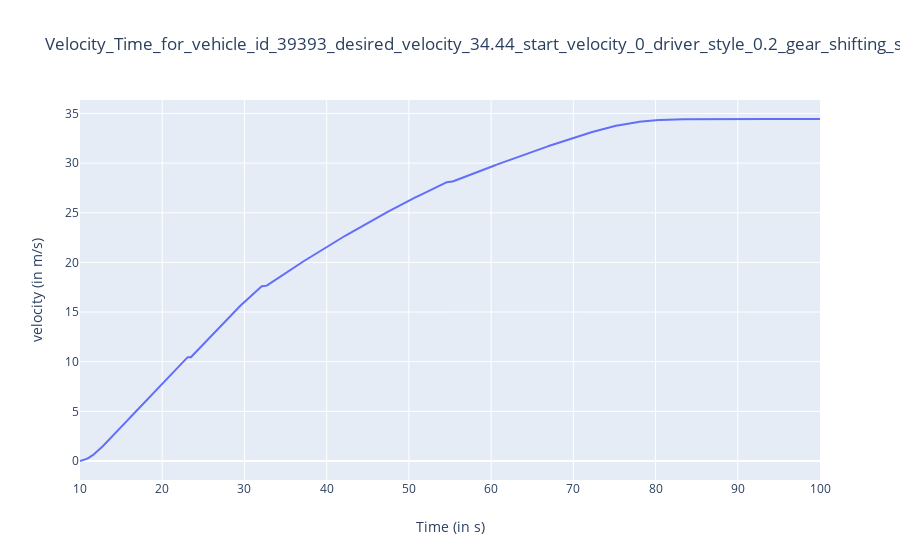

Notebook code for this chart:
### Markdown cell above
# Compute and plot velocity versus time graph

### Code cell
outputs = sol['outputs'] # outputs of the dispatcher
layout = go.Layout(title=f"Velocity_Time_for_vehicle_id_{vehicle_id}_desired_velocity_{np.round(desired_velocity, 2)}_start_velocity_{np.round(starting_velocity, 2)}_driver_style_{driver_style}_gear_shifting_style_{gear_shifting_style}",
                xaxis=dict(title='Time (in s)'),
                yaxis=dict(title='velocity (in m/s)'))
data = [dict(x=outputs['times'], y=outputs['velocities'])] # select the desired outputs
fig = go.Figure(data=data, layout=layout)
iplot(fig)

### Figure 1 — Plotly figure (JSON) as saved in the notebook; plotly's stock layout.template omitted (floating-point values rounded to 4 significant figures; data arrays with more than 128 entries replaced by an {"elided": "..."} marker saying what was removed)
{"data": [{"type": "scatter", "x": {"elided": "901 float values"}, "y": {"elided": "902 float values"}}], "layout": {"title": {"text": "Velocity_Time_for_vehicle_id_39393_desired_velocity_34.44_start_velocity_0_driver_style_0.2_gear_shifting_style_0.9"}, "xaxis": {"title": {"text": "Time (in s)"}}, "yaxis": {"title": {"text": "velocity (in m/s)"}}}}
